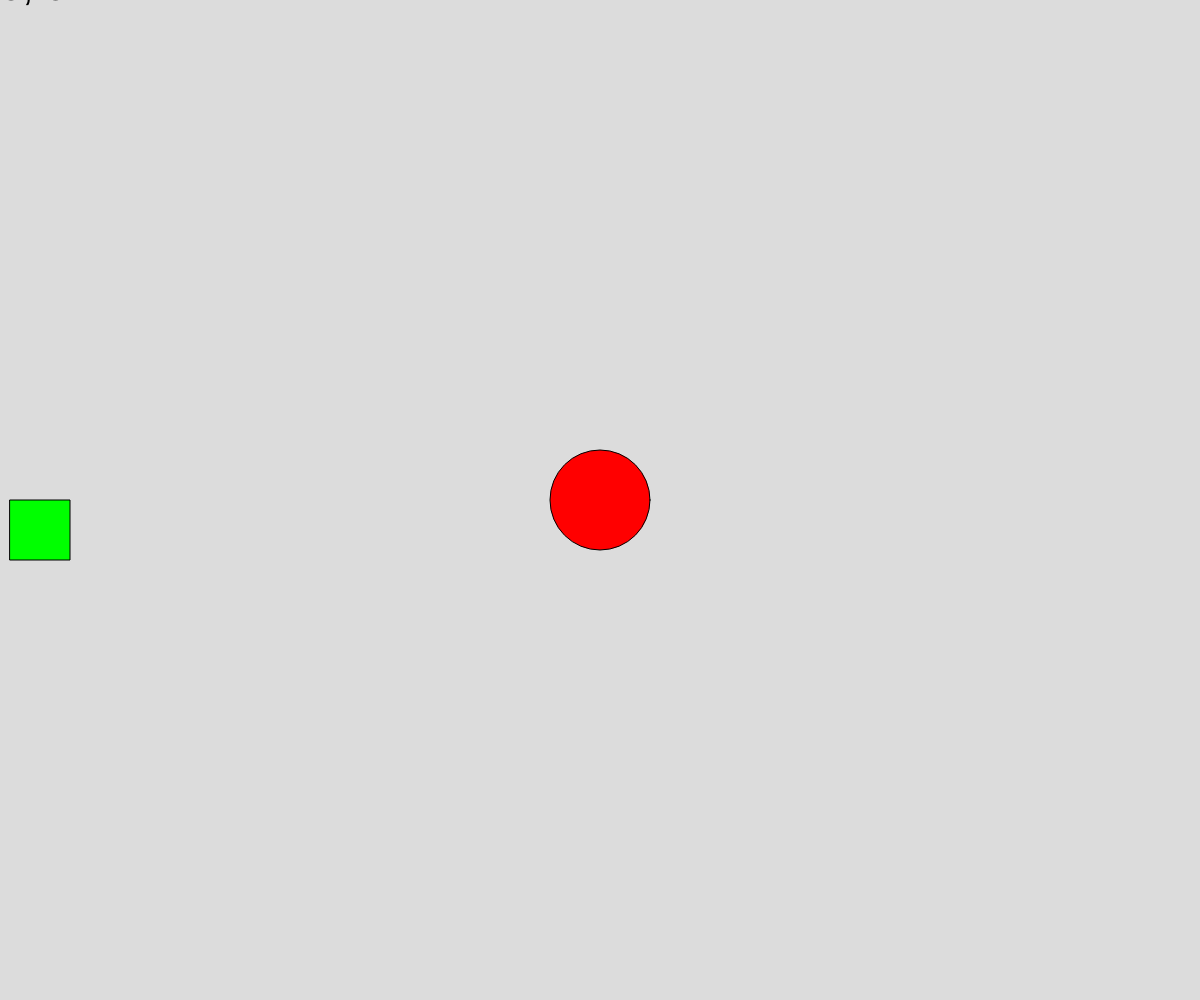
Frame 1 (no input)
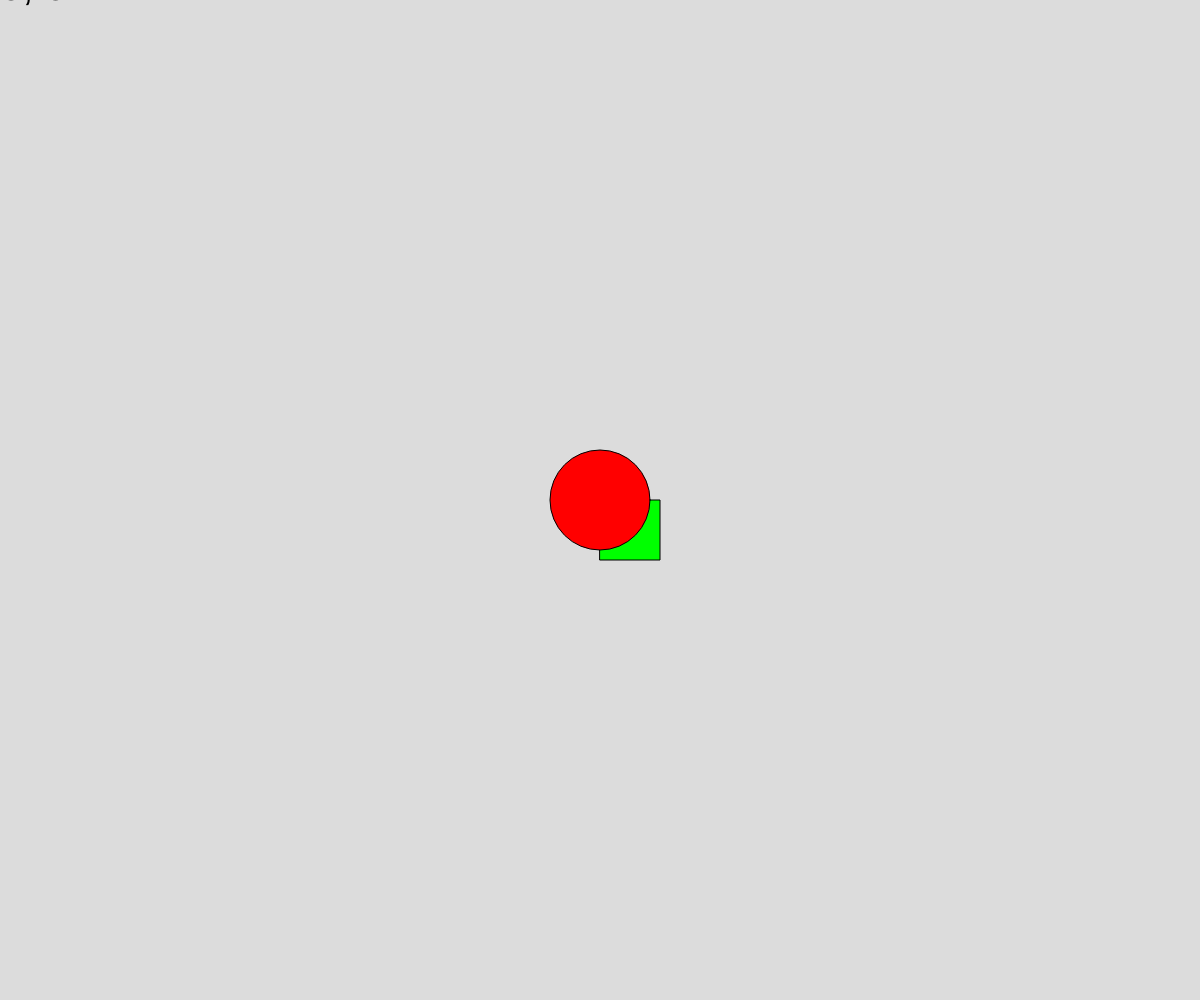
Frame 60 (no input)
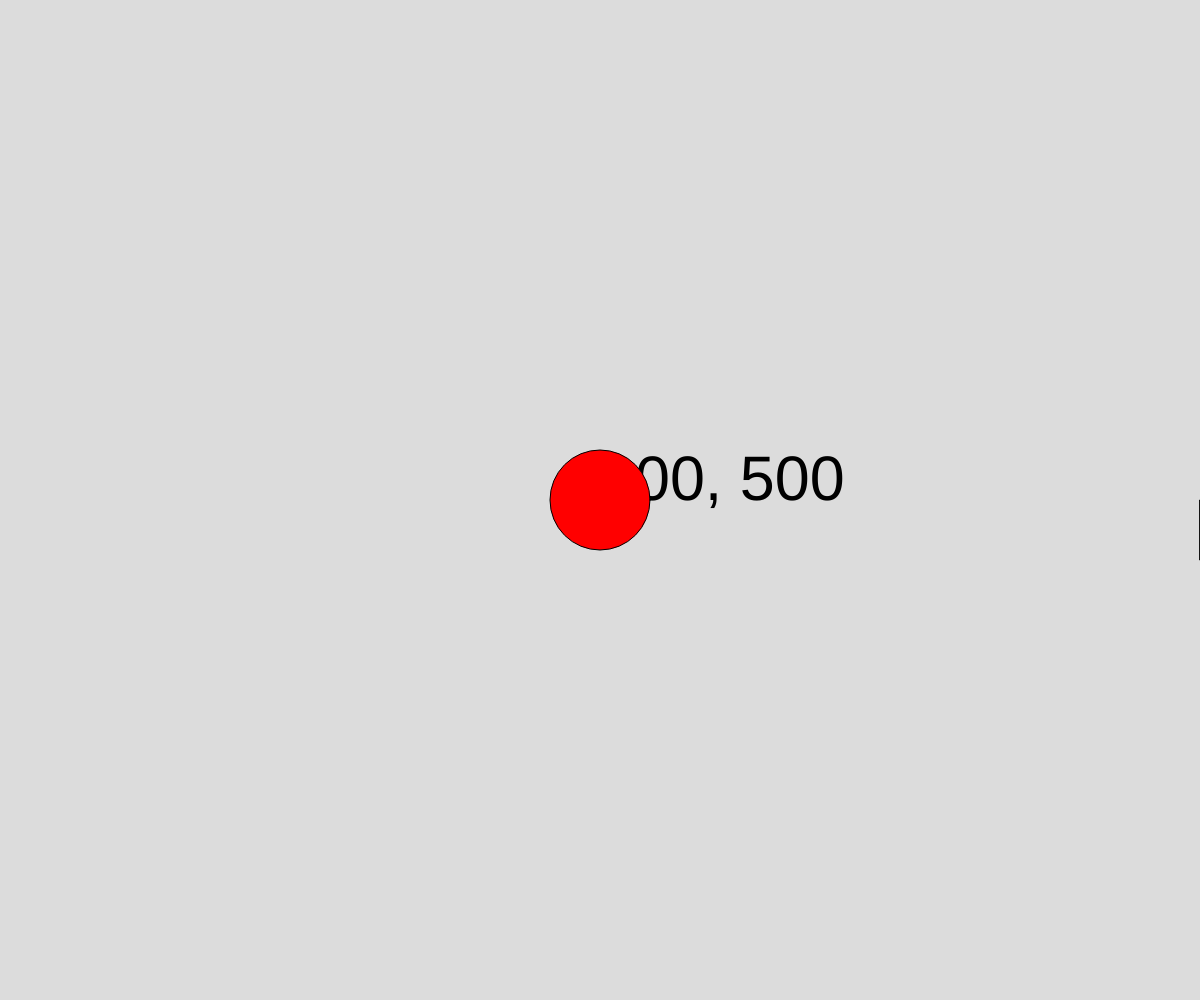
Frame 120 (the mouse pressed at the canvas centre since frame 60)

The p5.js sketch that drew these frames (run headless with seeded random() and noise() and a simulated clock; from frame 60 on, the mouse is pressed at the canvas centre):

// p5.js sketch
// ── sketch.js
// User Events
// Mr. Scott
// Sept.12.2024

let tSize = 40;
let x = 0;

function setup() {
  createCanvas(windowWidth, windowHeight);
}

function draw() {
  background(220);
  //Mouse Section
  // if(mouseIsPressed) tSize = random(20,80); 
  fill(0);
  textSize(tSize);
  text((mouseX + ", " + mouseY), mouseX, mouseY);

  //SHAPES
  
  
  fill(0,255,0);

  x = x + 10;
  if(x > width) x = 0;
  rect(x, height/2, 60);

  fill(255,0,0);
  circle(width*0.5,height*0.5,100);
}

function mousePressed(){
  //this is called AUTOMATICALLY!!!
  tSize = random(20,80);
}
